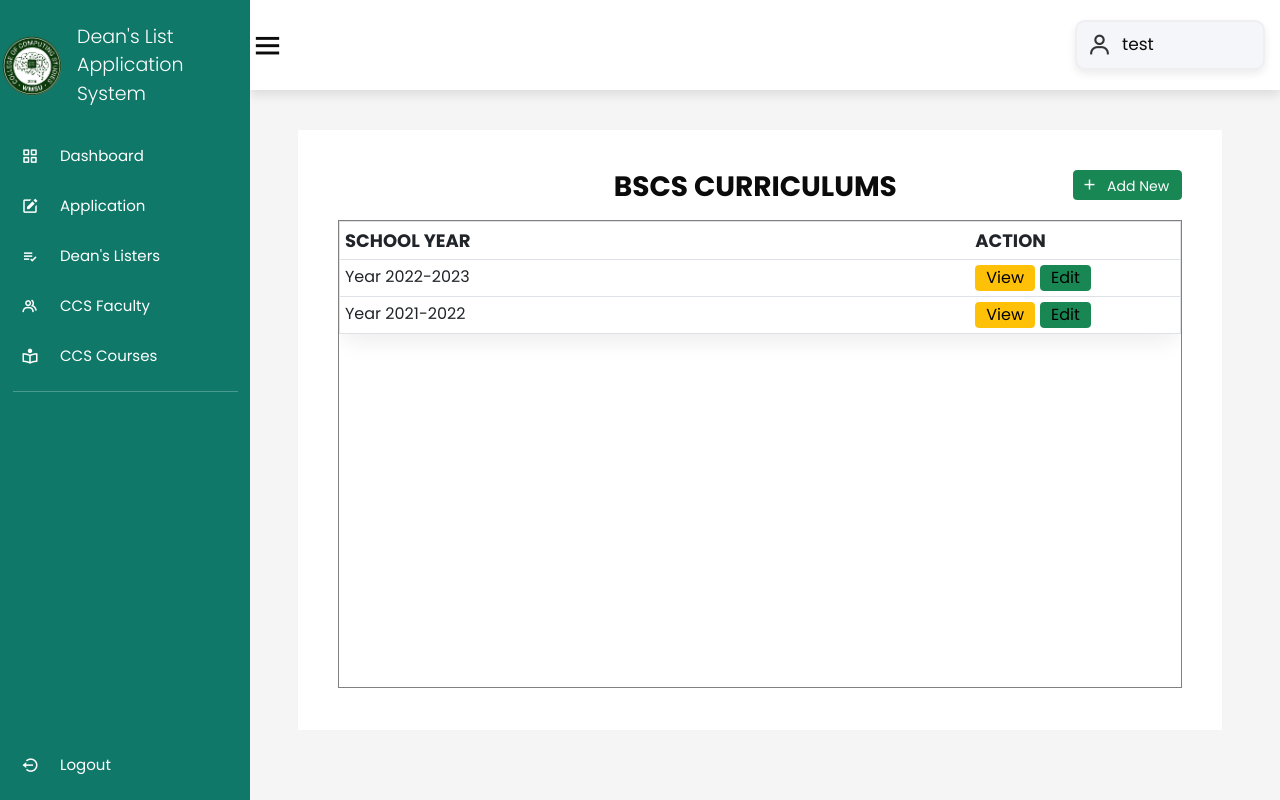
Screenshot of /curriculum/curriculum.php?course=BSCS (signed in) with the database file from the repository.
### tables this page shows
CREATE TABLE `course_schoolyear` (
  `id` int(11) NOT NULL,
  `school_year` varchar(255) NOT NULL,
  `course_id` int(11) NOT NULL
);

### class/program.class.php (called while the page is built, shortened)
<?php
require_once 'database.php';
Class Program{
    protected $db;
    function __construct()
    {
        $this->db = new Database();
    }
    function showSchoolYears($course){
        $sql = "SELECT course_schoolyear.id, course_name, course_schoolyear.school_year FROM course INNER JOIN course_schoolyear ON course.id = course_schoolyear.course_id WHERE course_name = :course ORDER BY course_schoolyear.school_year DESC;";
        $query=$this->db->connect()->prepare($sql);
        $query->bindParam(':course', $course);
        if($query->execute()){
            $data = $query->fetchAll();
        }
        return $data;
    }
}
?>

### class/database.php (called while the page is built)
<?php
class Database{
    private $host = 'localhost';
    private $database = 'deanslist';
    private $username = 'root';
    private $password = '';
    protected $connection;
    function connect(){
        try
			{
				$this->connection = new PDO("mysql:host=$this->host;dbname=$this->database",
											$this->username, $this->password);
			}
			catch (PDOException $e)
			{
				echo "Connection error " . $e->getMessage();
			}
        return $this->connection;
    }
}
?>

### curriculum/curriculum.php (the view, shortened to what this page needs)
<?php
include_once '../class/program.class.php';
?>
<!DOCTYPE html>
<html lang="en">
<head>
    <link rel="stylesheet" href="https://cdn.jsdelivr.net/npm/boxicons@latest/css/boxicons.min.css">
    <link href="../css/style.css" rel="stylesheet">
    <link href="../css/programs.css?v=<?php echo time(); ?>" rel="stylesheet">
    <link rel="stylesheet" href="//code.jquery.com/ui/1.13.2/themes/base/jquery-ui.css">
    <link href="https://cdn.jsdelivr.net/npm/bootstrap@5.3.0-alpha2/dist/css/bootstrap.min.css" rel="stylesheet">
</head>
<body>
    <div class="side-bar">
        <br>
        <div class="logo-details">
            <img class="logo" style="margin-left:2px" src="ccslogo.png" width="55" height="60">
            <span class="logo-name">Dean's List Application <br> System</span>
        </div>
        <br>
        <ul class="nav-links">
        <li>
                <a href="../dashboard/dashboard.php">
                    <i class='bx bx-grid-alt' ></i>
                    <span class="links-name">Dashboard</span>
                </a>
            </li>
            <?php if($_SESSION['user_type'] == 'student') { ?>
            <li>
                <a href="../apply/application-new.php">
                <i class='bx bxs-edit'></i>
                    <span class="links-name">Application</span>
                </a>
            </li>
            <?php } ?>
            <li>
                <a href="../listers/listers.php">
                <i class='bx bx-list-check'></i>
                    <span class="links-name">Dean's Listers</span>
                </a>
            </li>
            <li>
                <a href="../faculty/faculty.php">
                    <i class='bx bx-group' ></i>
                    <span class="links-name">CCS Faculty</span>
                </a>
            </li>
            <li>
                <a href="../programs/programs.php">
                    <i class='bx bx-book-reader'></i>
                    <span class="links-name">CCS Courses</span>
                </a>
            </li>
            <hr class="line">
            <li id="logout-link">
                <a class="logout-link" href="../login/logout.php" title="Logout">
                    <i class='bx bx-log-out-circle'></i>
                    <span class="links-name">Logout</span>
                </a>
            </li>
        </ul>
    </div>
    <section class="home-section">
        <nav>
            <div class="side-bar-button">
                <i class='bx bx-menu small'></i>
            </div>
            <div class="profile-details">
                <i class='bx bx-user'></i>
                <?php echo '<span class="admin-name">' . $_SESSION['user_firstname'] . ' ' . $_SESSION['user_lastname'] . '</span>'; ?>
            </div>
        </nav>
        <div class="home-content">
            <?php
            if (isset($_GET['course']) && isset($_GET['sy'])) {
            ?>
                <div class="table-container course-select" style="width: 100%; height: 600px; background-color: white">
                    <div class="header-program d-flex flex-row">
                        <h1 class=" text-center" style="margin: 0; font-weight: bold; font-size: 28px; width: 100%"><?php echo $_GET['course'] ?> CURRICULUMS<br>YEAR <?php echo $_GET['sy'] ?></h1>
                    </div>
                    <div class="curriculum-container" style="margin-top: 20px ;overflow: auto; width: 100%; height: 90%; border: 1px gray solid; padding: 10px">
                        <div class="filter-div w-100 d-flex flex-row justify-content-between" style="min-height: 50px;">
                            <div class="d-flex flex-row align-items-center" style="width: 30%;">
                                <form class="d-flex flex-row align-items-center" style="width: 100%;" method="POST" action="curriculum.php">
                                    <select onchange="this.form.submit()" class="form-select sem-select" style="height: 40px; width: 50%; font-size: 15px !important; margin-right: 10px" name="sem" aria-label="semester">
                                        <option value="1" <?php if ($_GET['sem'] == 1) echo "selected" ?>>1st Semester</option>
                                        <option value="2" <?php if ($_GET['sem'] == 2) echo "selected" ?>>2nd Semester</option>
                                    </select>
                                    <select onchange="this.form.submit()" class="form-select year-select" style="height: 40px; width: 50%; font-size: 15px !important" name="year" aria-label="yearlevel">
                                        <option value="1" <?php if ($_GET['year'] == 1) echo "selected" ?>>1st year</option>
                                        <option value="2" <?php if ($_GET['year'] == 2) echo "selected" ?>>2nd year</option>
                                        <option value="3" <?php if ($_GET['year'] == 3) echo "selected" ?>>3rd year</option>
                                        <option value="4" <?php if ($_GET['year'] == 4) echo "selected" ?>>4th year</option>
                                    </select>
                                    <input hidden name="course_name" value="<?php echo $_GET['course'] ?>">
                                    <input hidden name="sy" value="<?php echo $_GET['sy'] ?>">
                                </form>
                            </div>
                        </div>
                        <table class="table" id="subjectTable" style="margin: 0">
                            <thead>
                                <tr>
                                    <th style="font-size: 18px">Subject Code</th>
                                    <th style="font-size: 18px">Subject Name</th>
                                    <th style="font-size: 18px">Lec</th>
                                    <th style="font-size: 18px">Lab</th>
                                    <th style="font-size: 18px">Total Units</th>
                                    <th style="font-size: 18px">Pre-requisite</th>
                                </tr>
                            </thead>
                            <tbody>
                                <?php
                                require_once '../class/program.class.php';
                                $program = new Program();
                                foreach ($program->showSubjects($_GET['course'], $_GET['sy'], $_GET['sem'], $_GET['year']) as $value) {
                                ?>
                                    <tr>
                                        <td style="font-size: 16px; width: 20%"><?php echo $value['subject_code'] ?></td>
                                        <td style="font-size: 16px; width: 30%"><?php echo $value['subject_name'] ?></td>
                                        <td style="font-size: 16px; width: 5%"><?php echo $value['lec_units'] ?></td>
                                        <td style="font-size: 16px; width: 5%"><?php echo $value['lab_units'] ?></td>
                                        <td style="font-size: 16px; width: 15%"><?php echo $value['lec_units'] + $value['lab_units'] ?></td>
                                        <td style="font-size: 16px"><?php echo $value['pre_req'] ?></td>
                                    </tr>
                                <?php
                                }
                                ?>
                            </tbody>
                        </table>
                    </div>
                </div>
            <?php
            } elseif (isset($_GET['course'])) {
            ?>
                <div class="table-container course-select" style="width: 100%; height: 600px; background-color: white">
                    <div class="header-program d-flex flex-row">
                        <h1 class=" text-center" style="margin: 0; margin-left: 100px;font-weight: bold; font-size: 28px; width: 100%"><?php echo $_GET['course'] ?> CURRICULUMS</h1>
                        <button type="button" name="add-curr" class="btn btn-success add-course-btn d-flex flex-row" data-bs-toggle="modal" data-bs-target="#add-curr"><i class='bx bx-plus'></i>
                            <p class="add-text" style="margin-top: 0 !important">Add New</p>
                        </button>
                    </div>
                    <div class="curriculum-container" style="overflow: auto; width: 100%; height: 90%; border: 1px gray solid">
                        <table class="table" id="syTable" style="margin: 0">
                            <thead>
                                <tr>
                                    <th style="width: 75%; font-size: 18px">School Year</th>
                                    <th style="width: 25%; font-size: 18px">Action</th>
                                </tr>
                            </thead>
                            <tbody>
                                <?php
                                require_once '../class/program.class.php';
                                $program = new Program();
                                foreach ($program->showSchoolYears($_GET['course']) as $value) {
                                ?>
                                    <form method="POST" action="curriculum.php">
                                        <tr>
                                            <td style="font-size: 16px">Year <?php echo $value['school_year'] ?></td>
                                            <td style="font-size: 16px"><button class="btn btn-warning" name="view_sy" type="submit" style="color: black !important; margin: 0; font-size: 16px; padding: 0 10px 0 10px">View</button><button class="btn btn-success" name="edit_sy" type="submit" style="color: black !important; margin: 0; margin-left: 5px; font-size: 16px; padding: 0 10px 0 10px">Edit</button></td>
                                        </tr>
                                    </form>
                                <?php
                                }
                                ?>
                            </tbody>
                        </table>
                    </div>
                </div>
            <?php
            }
            ?>
        </div>
    </section>
</body>
</html>

### css/style.css (style rules this page uses)
* { font-family:'Poppins', sans-serif; margin: 0; padding: 0; box-sizing: border-box; font-size: 17px; color : rgb(11, 11, 11); outline: none; border:none; text-decoration: none; }
.side-bar { position: fixed; top: 0; left: 0; width: 200px; height: calc(100vh); background-color: #107869; z-index: 2000; font-family: var(--lato); transition: .3s ease; overflow: hidden; scrollbar-width: none; }
.side-bar .logo-details { height: 80px; display: flex; align-items: center; }
.side-bar .logo-details .logo { font-size: 28px; font-weight: 800; min-width: 60px; justify-items: center; }
.side-bar .logo-details .logo-name { color: #fff; font-size: 19px; font-weight: 300; align-items: center; display: block; margin-left: 15px; }
.side-bar .nav-links { padding: 0 !important; height: calc(100vh); }
.side-bar .nav-links li { position: relative; list-style: none; height: 50px; width: 100%; }
.side-bar .nav-links li a { height: 100%; width: 100%; display: flex; align-items: center; text-decoration: none; }
.side-bar .nav-links li i { min-width: 60px; text-align: center; font-size: 18px; color: #fff; }
.side-bar .nav-links li a .links-name { color: #fff; font-size: 15px; font-weight: 400; white-space: nowrap; }
.side-bar .nav-links .line { margin: 10px auto; width: 90%; height: 1px; border: 0; border-top: 1px solid white; }
.home-section { position: relative; background-color: #f5f5f5; min-height: calc(100vh); width: calc(100% - 250px); left: 250px; }
.home-section nav { position: fixed; top:0; left:20; right:20; z-index: 1000; background-color: var(--white); display: flex; padding-top: 2rem; padding-bottom: 2rem; box-shadow: var(--box-shadow); align-items: center; justify-content: space-between; }
.home-section nav .side-bar-button { display: flex; align-items: center; font-size: 24px; font-weight: 500; }
nav .side-bar-button i { font-size: 35px; margin-right: 10px; }
.home-section nav .profile-details { display: flex; align-items: center; background: #f5f6fa; border: 2px solid #efeef1; border-radius: 10px; height: 50px; min-width: 190px; box-shadow: 0 4px 8px 0 rgba(0,0,0,0.08); margin-right: 15px; }
.home-section nav .profile-details i { font-size: 25px; font-weight: 500; color: #333; margin: 0 10px; white-space: nowrap; }
.table-container { position: relative; top: 80px; padding: 40px; }
.table { border-collapse: collapse; text-align: left; vertical-align: middle; width: 100%; overflow: auto; border: 1px solid black; border-radius: 20px; background-color: rgba(233, 239, 232, 0.974); box-shadow: 0 7px 25px rgba(0, 0, 0, 0.08); margin-right:100; }
th, td { padding: 8px; font-size: 14px; }
thead { background-color:#107869; font-size: .9rem; color: white; text-transform: uppercase; letter-spacing: 2%; }
thead th { width: auto; height: fit-content; color: #f5f5f5; }
tbody tr:nth-child(even) { background-color: #eee; }
.home-section .home-content { position: relative; }
#logout-link { position: absolute; bottom: 0; margin-bottom: 10px; }
:root { --main-color:#107869; --black:#222; --white:#fff; --light-black:#777; --light-white:#fff9; --dark-bg:rgba(0,0,0,.7); --light-bg:#eee; --border:.1rem solid var(--black); --box-shadow:0 .5rem 1rem rgba(0,0,0,.1); --text-shadow:0 1.5rem 3rem rgba(0,0,0,.3); }
html { font-size: 62.5%; overflow-x: hidden; }
section { padding:5rem 10%; }
.btn { display: inline-block; background: var(--black); margin-top: 1rem; color:var(--white); font-size: 1.7rem; padding:1rem 3rem; cursor: pointer; border-radius: 5px; }

### css/programs.css (style rules this page uses)
.add-course-btn { width: 140px; height: 30px !important; padding-top: 5px !important; padding-bottom: 5px !important; margin: 0; font-size: 13px !important; }
.add-course-btn p { margin-top: -3px !important; margin-left: 9px; color: white !important; }
.add-text { font-size: 14px !important; }
.bx-plus { color: white !important; }
.header-program { height: 50px }

### rows the page displays
course_schoolyear: school_year "2022-2023"
course_schoolyear: school_year "2021-2022"

### other values shown
$_SESSION['user_firstname'] "test"
$_GET['course'] "BSCS"
